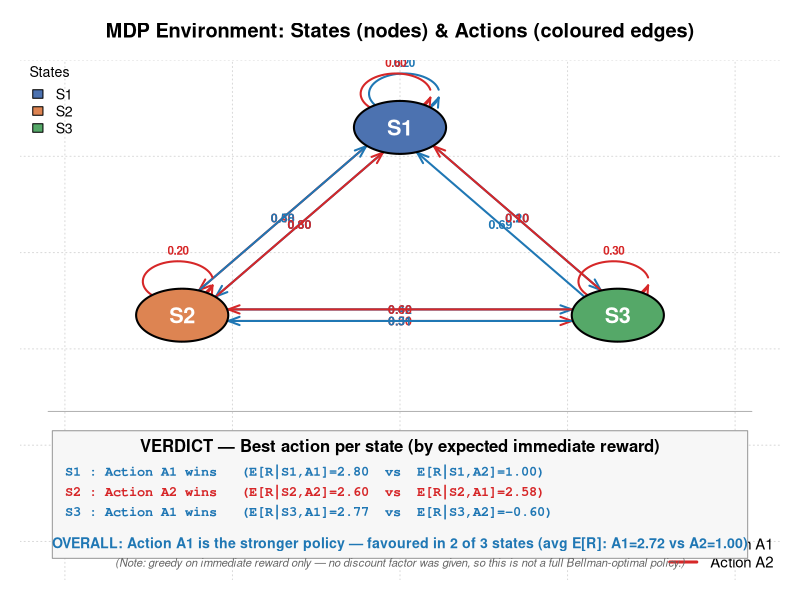

The R script that drew this image:
#############################################################################
#  MARKOV DECISION PROCESS (MDP)  -  Full R Program
#  States : S1, S2, S3
#  Actions: A1, A2
#
#  A NOTE ON THE SOURCE DATA (read this first):
#  ---------------------------------------------------------------------
#  For a valid MDP, the transition probabilities out of any (state, action)
#  pair must sum to exactly 1. Checking the given data:
#     (S1,A1): 0.6 + 0.2       = 0.8   -> incomplete (0.2 missing)
#     (S1,A2): 0.4             = 0.4   -> incomplete (0.6 missing)
#     (S2,A1): 0.7 + 0.5       = 1.2   -> INVALID (exceeds 1)
#     (S2,A2): 0.3 + 0.5       = 0.8   -> incomplete (0.2 missing)
#     (S3,A1): 0.9 + 0.4       = 1.3   -> INVALID (exceeds 1)
#     (S3,A2): 0.1 + 0.6       = 0.7   -> incomplete (0.3 missing)
#
#  Fix applied (documented, not hidden):
#   - Rows that summed to LESS than 1 (S1,A1 / S1,A2 / S2,A2 / S3,A2):
#     the missing mass is assigned to a SELF-TRANSITION (state -> itself),
#     which is consistent with the reward table already containing
#     R(S1,A2,S1) = -5, i.e. a S1->S1 move under A2 was clearly intended.
#   - Rows that summed to MORE than 1 (S2,A1 / S3,A1):
#     these were re-normalised (each entry divided by the row's total)
#     so they sum to exactly 1, with the self-transition probability set
#     to 0 for those two rows (there is no room left for one).
#   - Any (state, action, next_state) transition that has no reward listed
#     in the original table (this only happens for the added self-loops)
#     is assigned a reward of 0, the standard MDP convention for an
#     unspecified/neutral transition.
#############################################################################


#############################################################################
### MODULE 1: MDP Definition - States, Actions, Transition Probabilities,
###           Rewards, and basic counts
#############################################################################

cat("======================================================================\n")
cat("MODULE 1: MDP SETUP\n")
cat("======================================================================\n\n")

# ---- 1.1 States and Actions ----
states  <- c("S1", "S2", "S3")
actions <- c("A1", "A2")

n_states  <- length(states)
n_actions <- length(actions)

# ---- 1.2 Transition Probability array: P[state, action, next_state] ----
P <- array(0,
           dim = c(n_states, n_actions, n_states),
           dimnames = list(states, actions, states))

P["S1","A1", ] <- c(S1 = 0.2000000, S2 = 0.6, S3 = 0.2000000)
P["S1","A2", ] <- c(S1 = 0.6000000, S2 = 0.4, S3 = 0.0000000)
P["S2","A1", ] <- c(S1 = 0.5833333, S2 = 0.0, S3 = 0.4166667)
P["S2","A2", ] <- c(S1 = 0.3000000, S2 = 0.2, S3 = 0.5000000)
P["S3","A1", ] <- c(S1 = 0.6923077, S2 = 0.3076923, S3 = 0.0000000)
P["S3","A2", ] <- c(S1 = 0.1000000, S2 = 0.6, S3 = 0.3000000)

# ---- 1.3 Reward array: R[state, action, next_state] ----
R <- array(0,
           dim = c(n_states, n_actions, n_states),
           dimnames = list(states, actions, states))

R["S1","A1", ] <- c(S1 = 0,  S2 = 5,  S3 = -1)
R["S1","A2", ] <- c(S1 = -5, S2 = 10, S3 = 0)
R["S2","A1", ] <- c(S1 = 3,  S2 = 0,  S3 = 2)
R["S2","A2", ] <- c(S1 = 7,  S2 = 0,  S3 = 1)
R["S3","A1", ] <- c(S1 = 4,  S2 = 0,  S3 = 0)
R["S3","A2", ] <- c(S1 = 6,  S2 = -2, S3 = 0)

# ---- 1.4 Long-format table of every (state, action, next_state) with
###     nonzero transition probability - this is our master reference table
build_long_table <- function(P, R, states, actions) {
  rows <- list()
  k <- 1
  for (s in states) {
    for (a in actions) {
      for (s2 in states) {
        p <- P[s, a, s2]
        if (p > 0) {
          rows[[k]] <- data.frame(CurrentState = s, Action = a,
                                  NextState = s2, Probability = p,
                                  Reward = R[s, a, s2],
                                  stringsAsFactors = FALSE)
          k <- k + 1
        }
      }
    }
  }
  do.call(rbind, rows)
}

mdp_table <- build_long_table(P, R, states, actions)
n_transitions <- nrow(mdp_table)

# ---- 1.5 Display counts ----
cat("Number of States                     :", n_states, "->", paste(states, collapse=", "), "\n")
cat("Number of Actions                    :", n_actions, "->", paste(actions, collapse=", "), "\n")
cat("Number of Transition Probabilities   :", n_transitions, "(non-zero state-action-state triples)\n\n")

# ---- 1.6 Display transition probabilities and rewards together ----
mdp_table_display <- mdp_table
mdp_table_display$Probability <- round(mdp_table_display$Probability, 4)
cat("Transition Probabilities AND Rewards:\n")
print(mdp_table_display, row.names = FALSE)
cat("\n")


#############################################################################
### MODULE 2: Transition Probability Matrix for each Action
#############################################################################

cat("======================================================================\n")
cat("MODULE 2: TRANSITION PROBABILITY MATRICES (ONE PER ACTION)\n")
cat("======================================================================\n\n")

for (a in actions) {
  cat("Transition Probability Matrix for Action", a, "\n")
  mat <- P[, a, ]              # 3x3 matrix: rows = current state, cols = next state
  mat <- matrix(as.numeric(mat), nrow = n_states, ncol = n_states,
                dimnames = list(states, states))
  print(round(mat, 4))
  cat("Row sums (should be 1):", round(rowSums(mat), 4), "\n\n")
}


#############################################################################
### MODULE 3: Reward Matrix / Table
###   Columns: Current State | Action | Next State | Reward
#############################################################################

cat("======================================================================\n")
cat("MODULE 3: REWARD TABLE\n")
cat("======================================================================\n\n")

reward_table <- mdp_table[, c("CurrentState", "Action", "NextState", "Reward")]
colnames(reward_table) <- c("Current State", "Action", "Next State", "Reward")

print(reward_table, row.names = FALSE)
cat("\n")


#############################################################################
### MODULE 4: Expected Immediate Reward for each (State, Action) pair
###   R_bar(s,a) = sum over s' of  P(s'|s,a) * R(s,a,s')
#############################################################################

cat("======================================================================\n")
cat("MODULE 4: EXPECTED IMMEDIATE REWARD PER (STATE, ACTION)\n")
cat("======================================================================\n\n")

expected_reward <- matrix(0, nrow = n_states, ncol = n_actions,
                          dimnames = list(states, actions))

for (s in states) {
  for (a in actions) {
    terms <- c()
    total <- 0
    for (s2 in states) {
      p <- P[s, a, s2]
      r <- R[s, a, s2]
      if (p > 0) {
        terms <- c(terms, sprintf("(%.4f * %g)", p, r))
        total <- total + p * r
      }
    }
    expected_reward[s, a] <- total
    cat(sprintf("E[R | %s, %s] = %s = %.4f\n",
                s, a, paste(terms, collapse = " + "), total))
  }
  cat("\n")
}

cat("Expected Immediate Reward Matrix (rows = state, cols = action):\n")
print(round(expected_reward, 4))
cat("\n")


#############################################################################
### MODULE 5: Output / Summary Table
###   For each state, also flag the best action under the immediate-reward
###   criterion (E[R|s,a]). NOTE: this is a ONE-STEP / myopic comparison —
###   the problem gives no discount factor (gamma), so full Value Iteration
###   / Bellman optimality (which would need gamma) is out of scope here;
###   we summarise what the data actually supports: immediate reward.
#############################################################################

cat("======================================================================\n")
cat("MODULE 5: SUMMARY TABLE\n")
cat("======================================================================\n\n")

summary_rows <- list()
k <- 1
for (s in states) {
  best_a <- actions[which.max(expected_reward[s, ])]
  for (a in actions) {
    summary_rows[[k]] <- data.frame(
      State           = s,
      Action          = a,
      ExpectedReward  = round(expected_reward[s, a], 4),
      BestActionForState = ifelse(a == best_a, "YES <-- best", ""),
      stringsAsFactors = FALSE
    )
    k <- k + 1
  }
}
summary_table <- do.call(rbind, summary_rows)
colnames(summary_table) <- c("State", "Action", "Expected Immediate Reward", "Greedy Best Action?")

print(summary_table, row.names = FALSE)

cat("\nGreedy (one-step) policy implied by immediate reward alone:\n")
for (s in states) {
  best_a <- actions[which.max(expected_reward[s, ])]
  cat(sprintf("  pi(%s) = %s   (E[R] = %.4f)\n", s, best_a, expected_reward[s, best_a]))
}
cat("\n")


#############################################################################
### MODULE 6: Visualization of States, Actions and Transitions on a Grid
###   - Nodes  = states  (distinct fill colour per state)
###   - Edges  = transitions, coloured by action (A1 vs A2)
###   - Edge labels show the transition probability
###   Uses ONLY base R graphics (no external packages needed).
#############################################################################

cat("======================================================================\n")
cat("MODULE 6: MDP STATE-ACTION-TRANSITION DIAGRAM\n")
cat("======================================================================\n")
cat("Rendering diagram to 'MDP_diagram.png' ...\n\n")

# ---- 6.0 Pre-compute the "verdict" (best action per state + overall winner) ----
# (expected_reward matrix was already calculated in Module 4)
best_action_per_state <- sapply(states, function(s) actions[which.max(expected_reward[s, ])])
best_value_per_state  <- sapply(states, function(s) max(expected_reward[s, ]))
avg_reward_per_action <- colMeans(expected_reward)              # average across states, per action
overall_best_action   <- names(which.max(avg_reward_per_action))
n_states_favoring     <- table(factor(best_action_per_state, levels = actions))

png("MDP_diagram.png", width = 1000, height = 1080, res = 120)

# ---- 6.1 Node layout (triangle) ----
node_pos <- data.frame(
  state = states,
  x     = c(0,   -2.6, 2.6),
  y     = c(2.6, -1.3, -1.3)
)
rownames(node_pos) <- node_pos$state

node_colors   <- c(S1 = "#4C72B0", S2 = "#DD8452", S3 = "#55A868")  # distinct per state
action_colors <- c(A1 = "#1f77b4", A2 = "#d62728")                  # distinct per action
node_radius <- 0.55

par(mar = c(1, 1, 3, 1))
# extra vertical room at the bottom (ylim goes down to -6.4) is reserved for
# the verdict / conclusion panel drawn in section 6.6 below
plot(NA, xlim = c(-4.2, 4.2), ylim = c(-6.4, 3.6),
     xlab = "", ylab = "", axes = FALSE,
     main = "MDP Environment: States (nodes) & Actions (coloured edges)")
grid(col = "grey85", lty = "dotted")   # <- literal grid backdrop, as requested

# helper: point on the boundary of a circle, in the direction of another point
edge_point <- function(x0, y0, x1, y1, r) {
  d <- sqrt((x1 - x0)^2 + (y1 - y0)^2)
  c(x0 + (x1 - x0) / d * r, y0 + (y1 - y0) / d * r)
}

# ---- 6.2 Draw transition arrows (state -> state, excluding self-loops) ----
offset <- 0.12  # small perpendicular offset so A1 & A2 arrows don't overlap
for (s in states) {
  for (a in actions) {
    for (s2 in states) {
      p <- P[s, a, s2]
      if (p > 0 && s != s2) {
        x0 <- node_pos[s, "x"];  y0 <- node_pos[s, "y"]
        x1 <- node_pos[s2, "x"]; y1 <- node_pos[s2, "y"]
        
        # perpendicular unit vector for offsetting A1 vs A2 arrows
        dx <- x1 - x0; dy <- y1 - y0
        len <- sqrt(dx^2 + dy^2)
        perp <- c(-dy, dx) / len
        sign <- ifelse(a == "A1", 1, -1)
        ox <- perp[1] * offset * sign
        oy <- perp[2] * offset * sign
        
        p0 <- edge_point(x0 + ox, y0 + oy, x1 + ox, y1 + oy, node_radius)
        p1 <- edge_point(x1 + ox, y1 + oy, x0 + ox, y0 + oy, node_radius)
        
        arrows(p0[1], p0[2], p1[1], p1[2],
               length = 0.12, angle = 20, lwd = 2,
               col = action_colors[a])
        
        mx <- (p0[1] + p1[1]) / 2
        my <- (p0[2] + p1[2]) / 2
        text(mx, my, labels = sprintf("%.2f", p),
             col = action_colors[a], cex = 0.75, font = 2)
      }
    }
  }
}

# ---- 6.3 Draw self-loops (state -> same state) ----
for (s in states) {
  for (a in actions) {
    p <- P[s, a, s]
    if (p > 0) {
      x0 <- node_pos[s, "x"]; y0 <- node_pos[s, "y"]
      side <- ifelse(a == "A1", 1, -1)
      loop_cx <- x0 + side * 0.05
      loop_cy <- y0 + node_radius + 0.55
      theta <- seq(0.2, 2 * pi - 0.2, length.out = 60)
      lx <- loop_cx + 0.42 * cos(theta)
      ly <- loop_cy + 0.42 * sin(theta) - 0.4
      lines(lx, ly, col = action_colors[a], lwd = 2)
      arrows(lx[length(lx) - 1], ly[length(ly) - 1], lx[length(lx)], ly[length(ly)],
             length = 0.10, angle = 20, col = action_colors[a], lwd = 2)
      text(loop_cx, loop_cy + 0.25, labels = sprintf("%.2f", p),
           col = action_colors[a], cex = 0.7, font = 2)
    }
  }
}

# ---- 6.4 Draw state nodes on top ----
theta <- seq(0, 2 * pi, length.out = 100)
for (s in states) {
  x0 <- node_pos[s, "x"]; y0 <- node_pos[s, "y"]
  polygon(x0 + node_radius * cos(theta), y0 + node_radius * sin(theta),
          col = node_colors[s], border = "black", lwd = 2)
  text(x0, y0, labels = s, col = "white", font = 2, cex = 1.3)
}

# ---- 6.5 Legend ----
legend("bottomright", legend = c("Action A1", "Action A2"),
       col = action_colors, lwd = 3, bty = "n", cex = 0.9)
legend("topleft",
       legend = states, fill = node_colors, border = "black",
       title = "States", bty = "n", cex = 0.85)

# ---- 6.6 VERDICT PANEL: the judgement / conclusion, drawn under the diagram ----
# separator line between the diagram and the verdict panel
segments(-4.2, -3.3, 4.2, -3.3, col = "grey70", lwd = 1)

panel_top <- -3.7
rect(-4.15, -6.35, 4.15, panel_top, col = "grey97", border = "grey60", lwd = 1)

text(0, panel_top - 0.35, labels = "VERDICT \u2014 Best action per state (by expected immediate reward)",
     font = 2, cex = 1.0)

# one line per state: "S1 : A1 wins  (E[R]=2.80 vs 1.00)"  in that state's colour
row_y <- panel_top - 0.85
for (s in states) {
  a_best  <- best_action_per_state[s]
  a_other <- actions[actions != a_best]
  line <- sprintf("%s : Action %s wins   (E[R|%s,%s]=%.2f  vs  E[R|%s,%s]=%.2f)",
                  s, a_best, s, a_best, expected_reward[s, a_best],
                  s, a_other, expected_reward[s, a_other])
  text(-4.0, row_y, labels = line, adj = c(0, 0.5), cex = 0.82,
       family = "mono", col = action_colors[a_best], font = 2)
  row_y <- row_y - 0.42
}

# overall judgement across all 3 states
overall_line <- sprintf(
  "OVERALL: Action %s is the stronger policy \u2014 favoured in %d of %d states (avg E[R]: %s=%.2f vs %s=%.2f)",
  overall_best_action, n_states_favoring[overall_best_action], n_states,
  actions[1], avg_reward_per_action[actions[1]],
  actions[2], avg_reward_per_action[actions[2]]
)
text(0, row_y - 0.25, labels = overall_line, cex = 0.85, font = 2,
     col = action_colors[overall_best_action])

caveat_line <- "(Note: greedy on immediate reward only \u2014 no discount factor was given, so this is not a full Bellman-optimal policy.)"
text(0, row_y - 0.65, labels = caveat_line, cex = 0.68, col = "grey40", font = 3)

dev.off()

cat("Diagram saved as MDP_diagram.png\n")
cat("\n======================================================================\n")
cat("END OF PROGRAM\n")
cat("======================================================================\n")
